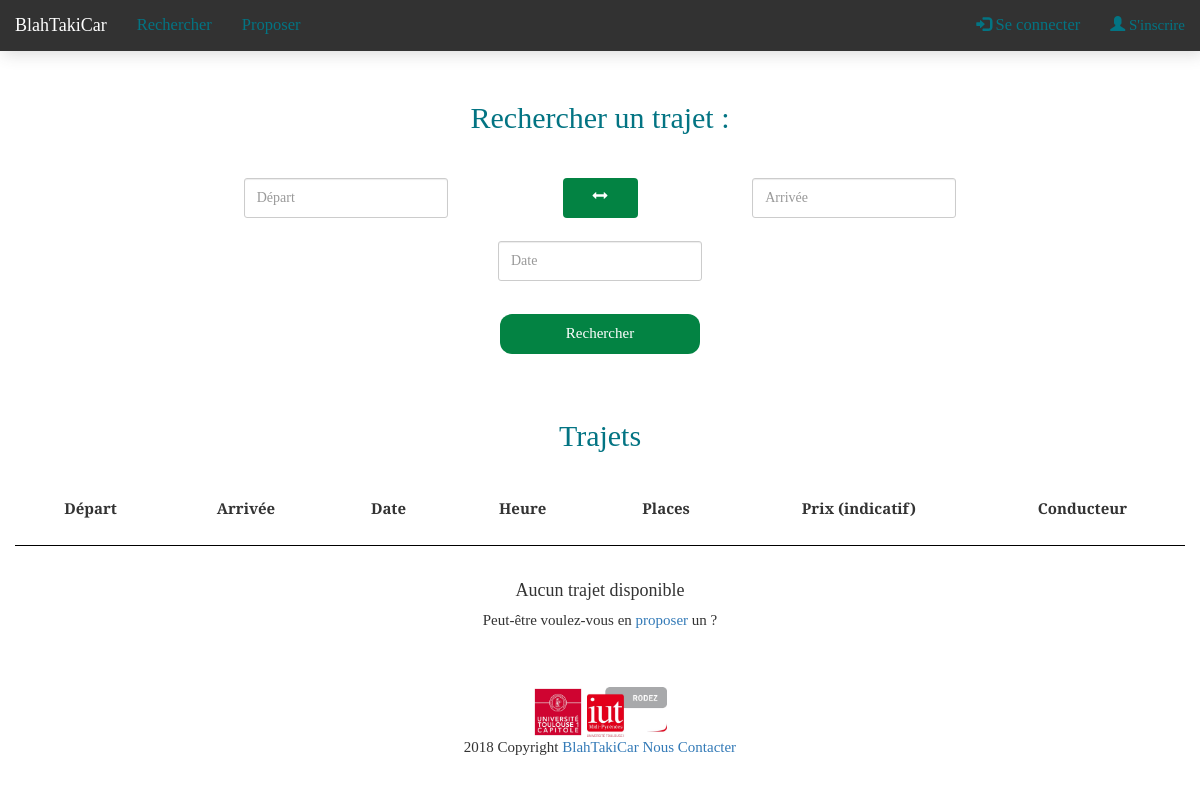
The page /trajets/trajetViewRecherche.php on the database as committed earlier.
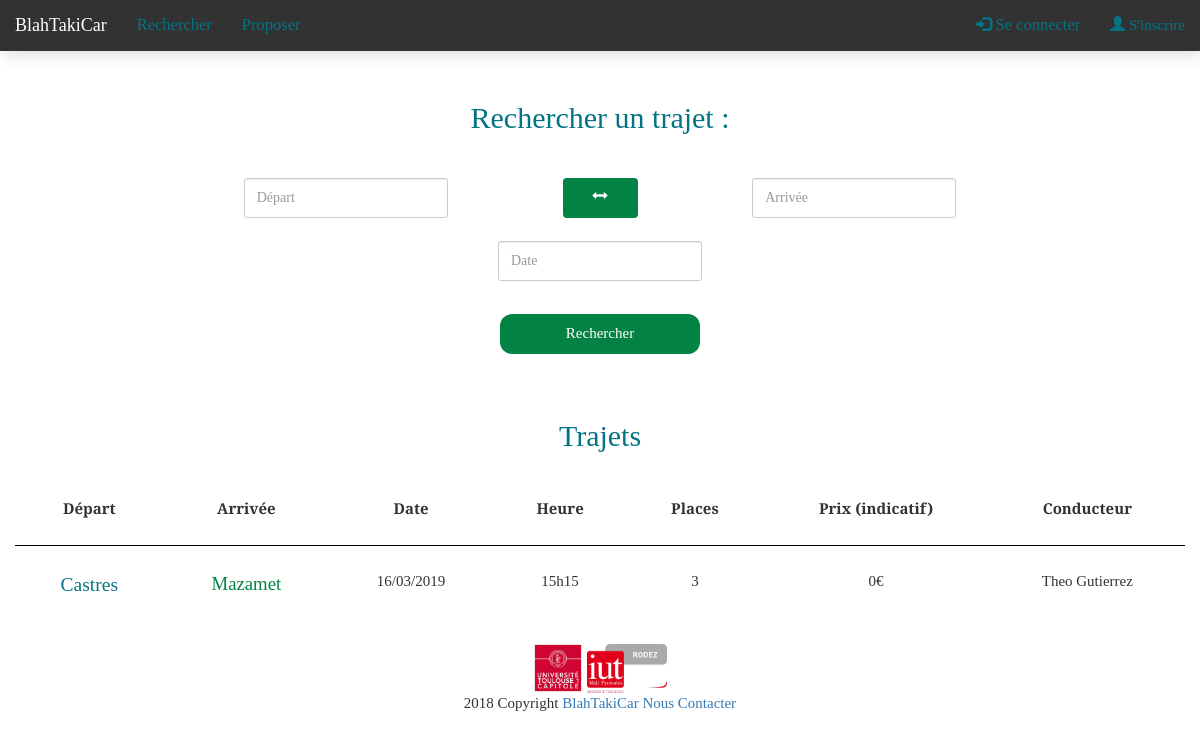
The same page on the database as committed later.
### tables this page shows
CREATE TABLE `trajet` (
  `idTrajet` int(5) NOT NULL,
  `villeDep` varchar(25) NOT NULL,
  `villeEtape` text,
  `villeArr` varchar(25) NOT NULL,
  `heureDep` varchar(5) NOT NULL,
  `dateDep` date NOT NULL,
  `nbPassagers` int(2) NOT NULL,
  `prix` int(2) DEFAULT '0',
  `immaVoiture` char(9) DEFAULT NULL,
  `idConducteur` varchar(70) NOT NULL,
  `idPassagers` text,
  `plein` tinyint(1) NOT NULL,
  `commentaires` text
);

### trajets/trajetModel.php (called while the page is built, shortened)
<?php
function getTrajets($pdo) {
    try {
        $sql = "SELECT * FROM trajet WHERE dateDep >= SYSDATE() AND plein != 1";
        $requete = $pdo->prepare($sql);
        $requete->execute();
        return $requete;
   } catch (PDOException $e) {
        $e->getMessage();
    }
}

### trajets/trajetController.php (called while the page is built, shortened)
<?php
require_once "trajetModel.php";
require_once "../utilities/input.php";
$action = get('action') ?: 'defaultAction';
$action(getPDO());
function defaultAction($pdo) {
    if($_SERVER['PHP_SELF'] == "/blahMVCv1.1/trajets/trajetViewRecherche.php") {
        $trajets = getTrajets($pdo);
    }
    return null;
}

### utilities/input.php (called while the page is built, shortened)
<?php
function formatDate($date) {
    $dateFormat = explode('-', $date);
    return $dateFormat[2].'/'.$dateFormat[1].'/'.$dateFormat[0];
}
function affichePrenomNom($mailUtilisateur) {
    $nomUser = explode('@', $mailUtilisateur);
    $nomUser = explode('.', $nomUser[0]);
    return ucfirst($nomUser[0]).' '.ucfirst($nomUser[1]);
}
?>

### trajets/trajetViewRecherche.php (the view, shortened to what this page needs)
<?php session_start();
require_once '../utilities/header.php';
require "trajetController.php";
?>
    <div class="container hautPage">
        <div class="row">
            <div class="col-lg-12 cadre">
                <h2 class="titrePartie" >Rechercher un trajet :</h2>
                <form action="trajetViewRecherche.php?&action=recherche" method="post" class="form-inline">
                    <div class="col-lg-12  form-group">
                        <input type="text" name="villeDep" id="villeDep" placeholder="Départ" class="form-control zoneTxt positionZone" value="<?php if(isset($_POST['villeDep'])) { echo post('villeDep');} ?>" tabindex="1">
                        <button type="button" onclick="Switch(villeDep.value,villeArr.value)" class="btn bouton_switch"><span class="glyphicon glyphicon-resize-horizontal"></span></button>
                        <input type="text" name="villeArr" id="villeArr" placeholder="Arrivée" class = "form-control zoneTxt positionZone" value="<?php if(isset($_POST['villeArr'])) { echo post('villeArr');} ?>" tabindex="2">
                    </div>
                    <div class="row">
                        <div class="col-lg-12">
                            <input type="text" id="date" name="date" placeholder="Date" class="form-control zoneTxt positionZone" tabindex="3">
                        </div>
                    </div>
                    <div class="col-lg-12">
                        <button type="submit" class="bouton positionBtn">Rechercher</button>
                    </div>
                </form>
            </div>
        </div>
    </div>
    <div class="container">
        <div class="row cadre">
            <div class="col-lg-12">
                <h2 class="titrePartie">Trajets</h2>
            </div>
            <table class="table table-hover">
                <thead>
                <tr>
                    <th scope="col">Départ</th>
                    <th scope="col">Arrivée</th>
                    <th scope="col">Date</th>
                    <th scope="col">Heure</th>
                    <th scope="col">Places</th>
                    <th scope="col">Prix (indicatif)</th>
                    <th scope="col">Conducteur</th>
                </tr>
                </thead>
                <tbody>
                    <?php
                    global $tmp;
                    if(isset($trajetRech)) {
                        $tmp = $trajetRech;
                    }else if(isset($trajets)){
                        $tmp = $trajets;
                    }
                    $nbResults = $tmp->rowCount();
                    ?>
                    <?php if($nbResults == 0) { ?>
                        <tr>
                            <td colspan="7">
                                <h4>Aucun trajet disponible</h4>
                                <p>Peut-être voulez-vous en <a href="#">proposer</a> un ?</p>
                            </td>
                        </tr>
                    <?php } ?>
                    <?php while($row = $tmp->fetch()) {  ?>
                        <tr onclick="document.location.href='trajetViewReservation.php?&id=<?php echo $row['idTrajet']; ?>'">
                            <td class="afficheVille" ><?php echo $row['villeDep']; ?></td>
                            <td class="afficheVilleArr"><?php echo $row['villeArr']; ?></td>
                            <td><?php echo formatDate($row['dateDep']); ?></td>
                            <td><?php echo $row['heureDep']; ?></td>
                            <td><?php echo $row['nbPassagers']; ?></td>
                            <td><?php echo $row['prix']."€"; ?></td>
                            <td><?php echo affichePrenomNom($row['idConducteur']); ?></td>
                        </tr>
                    <?php } ?>
                </tbody>
            </table>
        </div>
    </div>
<?php require_once '../utilities/footer2.php'; ?>

### utilities/header.php (shortened to what this page needs)
<!DOCTYPE html>
<html lang="fr">
<head>
    <link rel="stylesheet" href="../public/style/style.css">
    <link rel="stylesheet" href="../public/bootstrap/css/bootstrap.css">
    <link rel="stylesheet" href="https://code.jquery.com/ui/1.12.0/themes/base/jquery-ui.css">
</head>
<body onload="affichDefault()">
<div class="navbar navbar-inverse navbar-fixed-top">
    <div class="container-fluid">
        <div class="navbar-header">
            <a class="navbar-brand" href="../index.php" alt="Accéder à l'accueil" id="nomSite">BlahTakiCar</a>
        </div>
        <ul class="nav navbar-nav ">
            <li><a href="../index.php?&action=rechercher" alt="Rechercher un trajet" class = "liens">Rechercher</a></li>
            <li><a href="../index.php?&action=proposer" alt="Proposer un trajet" class = "liens">Proposer</a></li>
        </ul>
        <ul class="nav navbar-nav navbar-right">
            <?php
            if(isset($_SESSION['id'])) { ?>
                <li><a href="../index.php?&action=profil" alt="Mon Profil" class = "liens"><span class="glyphicon glyphicon-user"></span>Mon profil</a></li>
                <li><a href="../index.php?&action=deconnexion" alt="Déconnexion" class = "liens"><span class="glyphicon glyphicon-user"></span>Se déconnecter</a></li>
            <?php }else{ ?>
                <li><a href="../index.php?&action=connexion" alt="Se connecter" class = "liens"><span class="glyphicon glyphicon-log-in"></span> Se connecter</a></li>
                <li><a href="../index.php?&action=inscription" alt="S'inscrire"><span class="glyphicon glyphicon-user"></span> S'inscrire</a></li>
            <?php } ?>
        </ul>
    </div>
</div>
<br />

### utilities/footer2.php
<div class="row">
    <footer class="page-footer font-small">
        <div class="footer-copyright text-center">
            <div class="container-fluid text-center text-md-left">
                <img src="../public/images/logo_UT1_Capitole.jpg" alt="logoUT1Capitole" title="logoUT1Capitole" id="styleLogoUT1">
                <img src="../public/images/Logo_IUT_Rodez.jpg" alt="logoIutRodez" title="logoIutRodez" id="styleLogoIUT" >
                <br />
                2018 Copyright
                <a href="../index.php" alt="Accéder à l'accueil">BlahTakiCar</a>
                <a href="contact.php" alt="ContactAdministration">Nous Contacter</a>
            </div>
        </div>
    </footer>
</div>
</body>
</html>

### public/style/style.css (style rules this page uses)
* { font-family: 'Bitter'; font-size: 15px; }
body { background-color: rgb(255, 255, 255) !important; overflow-x : hidden; }
.cadre { text-align:center; }
.hautPage { margin-top:50px; }
.liens { font-size: 110%; }
.titrePartie { color : #037483; padding-top: 1%; padding-bottom: 1%; }
.zoneTxt { height: 40px !important; border-radius : 3px !important; }
.positionZone { margin-top : 2%!important; margin-right : 10%!important; margin-left: 10%!important; }
.bouton { width : 200px; height: 40px; border-radius:12px; background: #038343; border:none; color:#fff; }
.positionBtn { margin : 3%; }
#styleLogoIUT { width : 80px; }
#styleLogoUT1 { width : 50px; }
.bouton_switch { margin-top: 2%; width : 75px ; height: 40px; border-radius:12px; background: #038343; border:none; color:#fff; }
.afficheVille { font-size: 130%; color: #037483; }
.afficheVilleArr { font-size: 125%; color: #038343; }

Rows that differ between the two databases and show on the page:
added trajet: villeDep "Castres", villeArr "Mazamet", dateDep "16/03/2019", heureDep "15h15", nbPassagers "3", prix "0", idConducteur "Theo Gutierrez"
Other text that changed with them:
text no longer shown: "Aucun trajet disponible Peut-être voulez-vous en proposer un ?"
